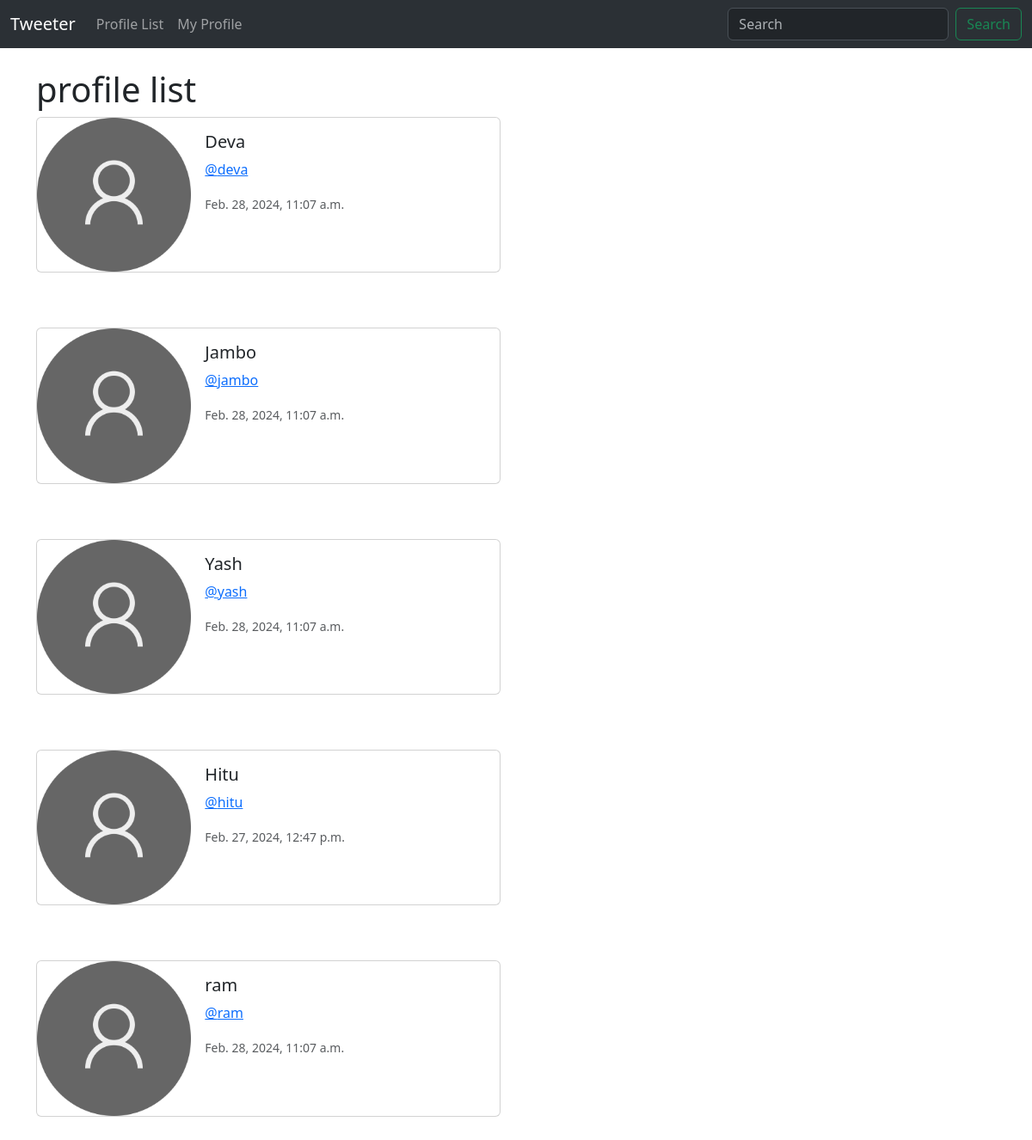
The page /profile-list/ (signed in) on the database its author committed.
### musker/models.py (models this page shows, shortened)
class Profile(models.Model):
    user = models.OneToOneField(User,on_delete=models.CASCADE)
    follows = models.ManyToManyField("self",related_name="followed_by",symmetrical=False,blank=True)
    date_modified = models.DateTimeField(User, auto_now=True, auto_now_add=False)

### musker/views.py (the view)
# urls.py: path('profile-list/',views.profile_list,name='profile_list'),
def profile_list(request):
    if request.user.is_authenticated:
        profiles = Profile.objects.exclude(user=request.user)
        return render(request, 'profile_list.html',{"profiles":profiles})
    else:
        messages.error(request,("Error: You need to login first"))
        return redirect('home')

### templates/profile_list.html (shortened to what this page needs)
{% extends 'base.html' %}
{% load static %}
{% block container %}
<h1>profile list</h1>
{% if profiles %}
    {% for i  in profiles %}
    <div class="card mb-3" style="max-width: 540px;">
        <div class="row g-0">
          <div class="col-md-4">
            <img src="{% static 'images/user_img.png' %}" class="img-fluid rounded-start" alt="...">
          </div>
          <div class="col-md-8">
            <div class="card-body">
              <h5 class="card-title">{{i.user.username}}</h5>
              <p><a href="{% url 'profile' i.user.id%}">@{{i.user.username | lower}}</a> </p>
              <p class="card-text"><small class="text-body-secondary">{{i.date_modified}}</small></p>
            </div>
          </div>
        </div>
      </div>
    <br> <br>
    {% endfor %}
{% endif %}
{% endblock container %}

### rows shown on the page
Profile: user.username "Deva", user.username "deva", date_modified "Feb. 28, 2024, 11:07 a.m."
Profile: user.username "Jambo", user.username "jambo", date_modified "Feb. 28, 2024, 11:07 a.m."
Profile: user.username "Yash", user.username "yash", date_modified "Feb. 28, 2024, 11:07 a.m."
Profile: user.username "Hitu", user.username "hitu", date_modified "Feb. 27, 2024, 12:47 p.m."
Profile: user.username "ram", date_modified "Feb. 28, 2024, 11:07 a.m."
